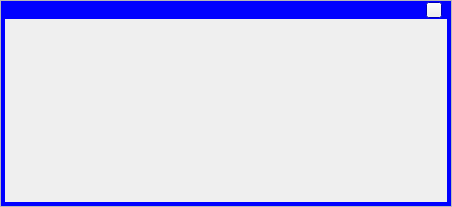
<?xml version="1.0" encoding="UTF-8"?>
<ui version="4.0">
 <class>Frame</class>
 <widget class="QFrame" name="Frame">
  <property name="geometry">
   <rect>
    <x>0</x>
    <y>0</y>
    <width>452</width>
    <height>207</height>
   </rect>
  </property>
  <property name="sizePolicy">
   <sizepolicy hsizetype="Expanding" vsizetype="Preferred">
    <horstretch>0</horstretch>
    <verstretch>0</verstretch>
   </sizepolicy>
  </property>
  <property name="minimumSize">
   <size>
    <width>0</width>
    <height>10</height>
   </size>
  </property>
  <property name="windowTitle">
   <string>Frame</string>
  </property>
  <property name="frameShape">
   <enum>QFrame::StyledPanel</enum>
  </property>
  <property name="frameShadow">
   <enum>QFrame::Raised</enum>
  </property>
  <layout class="QVBoxLayout" name="verticalLayout">
   <property name="spacing">
    <number>0</number>
   </property>
   <property name="margin">
    <number>0</number>
   </property>
   <item>
    <layout class="QHBoxLayout" name="horizontalLayout_3">
     <property name="spacing">
      <number>0</number>
     </property>
     <property name="leftMargin">
      <number>0</number>
     </property>
     <item>
      <widget class="QLabel" name="lb_top1">
       <property name="minimumSize">
        <size>
         <width>4</width>
         <height>18</height>
        </size>
       </property>
       <property name="maximumSize">
        <size>
         <width>4</width>
         <height>18</height>
        </size>
       </property>
       <property name="palette">
        <palette>
         <active>
          <colorrole role="Base">
           <brush brushstyle="SolidPattern">
            <color alpha="255">
             <red>255</red>
             <green>255</green>
             <blue>255</blue>
            </color>
           </brush>
          </colorrole>
          <colorrole role="Window">
           <brush brushstyle="SolidPattern">
            <color alpha="255">
             <red>0</red>
             <green>0</green>
             <blue>255</blue>
            </color>
           </brush>
          </colorrole>
         </active>
         <inactive>
          <colorrole role="Base">
           <brush brushstyle="SolidPattern">
            <color alpha="255">
             <red>255</red>
             <green>255</green>
             <blue>255</blue>
            </color>
           </brush>
          </colorrole>
          <colorrole role="Window">
           <brush brushstyle="SolidPattern">
            <color alpha="255">
             <red>0</red>
             <green>0</green>
             <blue>255</blue>
            </color>
           </brush>
          </colorrole>
         </inactive>
         <disabled>
          <colorrole role="Base">
           <brush brushstyle="SolidPattern">
            <color alpha="255">
             <red>0</red>
             <green>0</green>
             <blue>255</blue>
            </color>
           </brush>
          </colorrole>
          <colorrole role="Window">
           <brush brushstyle="SolidPattern">
            <color alpha="255">
             <red>0</red>
             <green>0</green>
             <blue>255</blue>
            </color>
           </brush>
          </colorrole>
         </disabled>
        </palette>
       </property>
       <property name="autoFillBackground">
        <bool>true</bool>
       </property>
       <property name="text">
        <string/>
       </property>
      </widget>
     </item>
     <item>
      <widget class="IconLabel" name="lb_icon">
       <property name="minimumSize">
        <size>
         <width>18</width>
         <height>18</height>
        </size>
       </property>
       <property name="maximumSize">
        <size>
         <width>18</width>
         <height>18</height>
        </size>
       </property>
       <property name="palette">
        <palette>
         <active>
          <colorrole role="Base">
           <brush brushstyle="SolidPattern">
            <color alpha="255">
             <red>255</red>
             <green>255</green>
             <blue>255</blue>
            </color>
           </brush>
          </colorrole>
          <colorrole role="Window">
           <brush brushstyle="SolidPattern">
            <color alpha="255">
             <red>0</red>
             <green>0</green>
             <blue>255</blue>
            </color>
           </brush>
          </colorrole>
         </active>
         <inactive>
          <colorrole role="Base">
           <brush brushstyle="SolidPattern">
            <color alpha="255">
             <red>255</red>
             <green>255</green>
             <blue>255</blue>
            </color>
           </brush>
          </colorrole>
          <colorrole role="Window">
           <brush brushstyle="SolidPattern">
            <color alpha="255">
             <red>0</red>
             <green>0</green>
             <blue>255</blue>
            </color>
           </brush>
          </colorrole>
         </inactive>
         <disabled>
          <colorrole role="Base">
           <brush brushstyle="SolidPattern">
            <color alpha="255">
             <red>0</red>
             <green>0</green>
             <blue>255</blue>
            </color>
           </brush>
          </colorrole>
          <colorrole role="Window">
           <brush brushstyle="SolidPattern">
            <color alpha="255">
             <red>0</red>
             <green>0</green>
             <blue>255</blue>
            </color>
           </brush>
          </colorrole>
         </disabled>
        </palette>
       </property>
       <property name="autoFillBackground">
        <bool>true</bool>
       </property>
       <property name="text">
        <string/>
       </property>
      </widget>
     </item>
     <item>
      <widget class="QLabel" name="lb_title">
       <property name="sizePolicy">
        <sizepolicy hsizetype="Expanding" vsizetype="Preferred">
         <horstretch>0</horstretch>
         <verstretch>0</verstretch>
        </sizepolicy>
       </property>
       <property name="minimumSize">
        <size>
         <width>0</width>
         <height>18</height>
        </size>
       </property>
       <property name="maximumSize">
        <size>
         <width>16777215</width>
         <height>18</height>
        </size>
       </property>
       <property name="palette">
        <palette>
         <active>
          <colorrole role="Base">
           <brush brushstyle="SolidPattern">
            <color alpha="255">
             <red>255</red>
             <green>255</green>
             <blue>255</blue>
            </color>
           </brush>
          </colorrole>
          <colorrole role="Window">
           <brush brushstyle="SolidPattern">
            <color alpha="255">
             <red>0</red>
             <green>0</green>
             <blue>255</blue>
            </color>
           </brush>
          </colorrole>
         </active>
         <inactive>
          <colorrole role="Base">
           <brush brushstyle="SolidPattern">
            <color alpha="255">
             <red>255</red>
             <green>255</green>
             <blue>255</blue>
            </color>
           </brush>
          </colorrole>
          <colorrole role="Window">
           <brush brushstyle="SolidPattern">
            <color alpha="255">
             <red>0</red>
             <green>0</green>
             <blue>255</blue>
            </color>
           </brush>
          </colorrole>
         </inactive>
         <disabled>
          <colorrole role="Base">
           <brush brushstyle="SolidPattern">
            <color alpha="255">
             <red>0</red>
             <green>0</green>
             <blue>255</blue>
            </color>
           </brush>
          </colorrole>
          <colorrole role="Window">
           <brush brushstyle="SolidPattern">
            <color alpha="255">
             <red>0</red>
             <green>0</green>
             <blue>255</blue>
            </color>
           </brush>
          </colorrole>
         </disabled>
        </palette>
       </property>
       <property name="autoFillBackground">
        <bool>true</bool>
       </property>
       <property name="text">
        <string/>
       </property>
      </widget>
     </item>
     <item>
      <widget class="QFrame" name="closeFrame">
       <property name="palette">
        <palette>
         <active>
          <colorrole role="Base">
           <brush brushstyle="SolidPattern">
            <color alpha="255">
             <red>255</red>
             <green>255</green>
             <blue>255</blue>
            </color>
           </brush>
          </colorrole>
          <colorrole role="Window">
           <brush brushstyle="SolidPattern">
            <color alpha="255">
             <red>0</red>
             <green>0</green>
             <blue>255</blue>
            </color>
           </brush>
          </colorrole>
         </active>
         <inactive>
          <colorrole role="Base">
           <brush brushstyle="SolidPattern">
            <color alpha="255">
             <red>255</red>
             <green>255</green>
             <blue>255</blue>
            </color>
           </brush>
          </colorrole>
          <colorrole role="Window">
           <brush brushstyle="SolidPattern">
            <color alpha="255">
             <red>0</red>
             <green>0</green>
             <blue>255</blue>
            </color>
           </brush>
          </colorrole>
         </inactive>
         <disabled>
          <colorrole role="Base">
           <brush brushstyle="SolidPattern">
            <color alpha="255">
             <red>0</red>
             <green>0</green>
             <blue>255</blue>
            </color>
           </brush>
          </colorrole>
          <colorrole role="Window">
           <brush brushstyle="SolidPattern">
            <color alpha="255">
             <red>0</red>
             <green>0</green>
             <blue>255</blue>
            </color>
           </brush>
          </colorrole>
         </disabled>
        </palette>
       </property>
       <property name="autoFillBackground">
        <bool>true</bool>
       </property>
       <property name="frameShape">
        <enum>QFrame::NoFrame</enum>
       </property>
       <property name="frameShadow">
        <enum>QFrame::Raised</enum>
       </property>
       <layout class="QHBoxLayout" name="horizontalLayout_4">
        <property name="spacing">
         <number>0</number>
        </property>
        <property name="leftMargin">
         <number>9</number>
        </property>
        <property name="topMargin">
         <number>0</number>
        </property>
        <property name="rightMargin">
         <number>9</number>
        </property>
        <property name="bottomMargin">
         <number>0</number>
        </property>
        <item>
         <widget class="QToolButton" name="closeButton">
          <property name="maximumSize">
           <size>
            <width>16</width>
            <height>16</height>
           </size>
          </property>
          <property name="text">
           <string/>
          </property>
         </widget>
        </item>
       </layout>
      </widget>
     </item>
    </layout>
   </item>
   <item>
    <layout class="QHBoxLayout" name="centralLayout">
     <property name="spacing">
      <number>6</number>
     </property>
     <property name="leftMargin">
      <number>0</number>
     </property>
     <item>
      <widget class="QLabel" name="lb_mid1">
       <property name="sizePolicy">
        <sizepolicy hsizetype="Preferred" vsizetype="Expanding">
         <horstretch>0</horstretch>
         <verstretch>0</verstretch>
        </sizepolicy>
       </property>
       <property name="minimumSize">
        <size>
         <width>4</width>
         <height>20</height>
        </size>
       </property>
       <property name="maximumSize">
        <size>
         <width>4</width>
         <height>16777215</height>
        </size>
       </property>
       <property name="baseSize">
        <size>
         <width>4</width>
         <height>0</height>
        </size>
       </property>
       <property name="palette">
        <palette>
         <active>
          <colorrole role="Base">
           <brush brushstyle="SolidPattern">
            <color alpha="255">
             <red>255</red>
             <green>255</green>
             <blue>255</blue>
            </color>
           </brush>
          </colorrole>
          <colorrole role="Window">
           <brush brushstyle="SolidPattern">
            <color alpha="255">
             <red>0</red>
             <green>0</green>
             <blue>255</blue>
            </color>
           </brush>
          </colorrole>
         </active>
         <inactive>
          <colorrole role="Base">
           <brush brushstyle="SolidPattern">
            <color alpha="255">
             <red>255</red>
             <green>255</green>
             <blue>255</blue>
            </color>
           </brush>
          </colorrole>
          <colorrole role="Window">
           <brush brushstyle="SolidPattern">
            <color alpha="255">
             <red>0</red>
             <green>0</green>
             <blue>255</blue>
            </color>
           </brush>
          </colorrole>
         </inactive>
         <disabled>
          <colorrole role="Base">
           <brush brushstyle="SolidPattern">
            <color alpha="255">
             <red>0</red>
             <green>0</green>
             <blue>255</blue>
            </color>
           </brush>
          </colorrole>
          <colorrole role="Window">
           <brush brushstyle="SolidPattern">
            <color alpha="255">
             <red>0</red>
             <green>0</green>
             <blue>255</blue>
            </color>
           </brush>
          </colorrole>
         </disabled>
        </palette>
       </property>
       <property name="autoFillBackground">
        <bool>true</bool>
       </property>
       <property name="text">
        <string/>
       </property>
      </widget>
     </item>
     <item>
      <spacer name="horizontalSpacer_2">
       <property name="orientation">
        <enum>Qt::Horizontal</enum>
       </property>
       <property name="sizeType">
        <enum>QSizePolicy::Fixed</enum>
       </property>
       <property name="sizeHint" stdset="0">
        <size>
         <width>5</width>
         <height>0</height>
        </size>
       </property>
      </spacer>
     </item>
     <item>
      <layout class="QHBoxLayout" name="layout">
       <property name="spacing">
        <number>0</number>
       </property>
       <item>
        <spacer name="horizontalSpacer">
         <property name="orientation">
          <enum>Qt::Horizontal</enum>
         </property>
         <property name="sizeHint" stdset="0">
          <size>
           <width>0</width>
           <height>0</height>
          </size>
         </property>
        </spacer>
       </item>
      </layout>
     </item>
     <item>
      <spacer name="horizontalSpacer_3">
       <property name="orientation">
        <enum>Qt::Horizontal</enum>
       </property>
       <property name="sizeType">
        <enum>QSizePolicy::Fixed</enum>
       </property>
       <property name="sizeHint" stdset="0">
        <size>
         <width>5</width>
         <height>0</height>
        </size>
       </property>
      </spacer>
     </item>
     <item>
      <widget class="QLabel" name="lb_mid2">
       <property name="sizePolicy">
        <sizepolicy hsizetype="Preferred" vsizetype="Expanding">
         <horstretch>0</horstretch>
         <verstretch>0</verstretch>
        </sizepolicy>
       </property>
       <property name="minimumSize">
        <size>
         <width>4</width>
         <height>0</height>
        </size>
       </property>
       <property name="maximumSize">
        <size>
         <width>4</width>
         <height>16777215</height>
        </size>
       </property>
       <property name="palette">
        <palette>
         <active>
          <colorrole role="Base">
           <brush brushstyle="SolidPattern">
            <color alpha="255">
             <red>255</red>
             <green>255</green>
             <blue>255</blue>
            </color>
           </brush>
          </colorrole>
          <colorrole role="Window">
           <brush brushstyle="SolidPattern">
            <color alpha="255">
             <red>0</red>
             <green>0</green>
             <blue>255</blue>
            </color>
           </brush>
          </colorrole>
         </active>
         <inactive>
          <colorrole role="Base">
           <brush brushstyle="SolidPattern">
            <color alpha="255">
             <red>255</red>
             <green>255</green>
             <blue>255</blue>
            </color>
           </brush>
          </colorrole>
          <colorrole role="Window">
           <brush brushstyle="SolidPattern">
            <color alpha="255">
             <red>0</red>
             <green>0</green>
             <blue>255</blue>
            </color>
           </brush>
          </colorrole>
         </inactive>
         <disabled>
          <colorrole role="Base">
           <brush brushstyle="SolidPattern">
            <color alpha="255">
             <red>0</red>
             <green>0</green>
             <blue>255</blue>
            </color>
           </brush>
          </colorrole>
          <colorrole role="Window">
           <brush brushstyle="SolidPattern">
            <color alpha="255">
             <red>0</red>
             <green>0</green>
             <blue>255</blue>
            </color>
           </brush>
          </colorrole>
         </disabled>
        </palette>
       </property>
       <property name="autoFillBackground">
        <bool>true</bool>
       </property>
       <property name="text">
        <string/>
       </property>
      </widget>
     </item>
    </layout>
   </item>
   <item>
    <widget class="QLabel" name="lb_bottom1">
     <property name="sizePolicy">
      <sizepolicy hsizetype="Expanding" vsizetype="Preferred">
       <horstretch>0</horstretch>
       <verstretch>0</verstretch>
      </sizepolicy>
     </property>
     <property name="minimumSize">
      <size>
       <width>0</width>
       <height>4</height>
      </size>
     </property>
     <property name="maximumSize">
      <size>
       <width>16777215</width>
       <height>4</height>
      </size>
     </property>
     <property name="palette">
      <palette>
       <active>
        <colorrole role="Base">
         <brush brushstyle="SolidPattern">
          <color alpha="255">
           <red>255</red>
           <green>255</green>
           <blue>255</blue>
          </color>
         </brush>
        </colorrole>
        <colorrole role="Window">
         <brush brushstyle="SolidPattern">
          <color alpha="255">
           <red>0</red>
           <green>0</green>
           <blue>255</blue>
          </color>
         </brush>
        </colorrole>
       </active>
       <inactive>
        <colorrole role="Base">
         <brush brushstyle="SolidPattern">
          <color alpha="255">
           <red>255</red>
           <green>255</green>
           <blue>255</blue>
          </color>
         </brush>
        </colorrole>
        <colorrole role="Window">
         <brush brushstyle="SolidPattern">
          <color alpha="255">
           <red>0</red>
           <green>0</green>
           <blue>255</blue>
          </color>
         </brush>
        </colorrole>
       </inactive>
       <disabled>
        <colorrole role="Base">
         <brush brushstyle="SolidPattern">
          <color alpha="255">
           <red>0</red>
           <green>0</green>
           <blue>255</blue>
          </color>
         </brush>
        </colorrole>
        <colorrole role="Window">
         <brush brushstyle="SolidPattern">
          <color alpha="255">
           <red>0</red>
           <green>0</green>
           <blue>255</blue>
          </color>
         </brush>
        </colorrole>
       </disabled>
      </palette>
     </property>
     <property name="autoFillBackground">
      <bool>true</bool>
     </property>
     <property name="text">
      <string/>
     </property>
    </widget>
   </item>
  </layout>
 </widget>
 <customwidgets>
  <customwidget>
   <class>IconLabel</class>
   <extends>QLabel</extends>
   <header>iconlabel.h</header>
  </customwidget>
 </customwidgets>
 <resources/>
 <connections/>
</ui>
